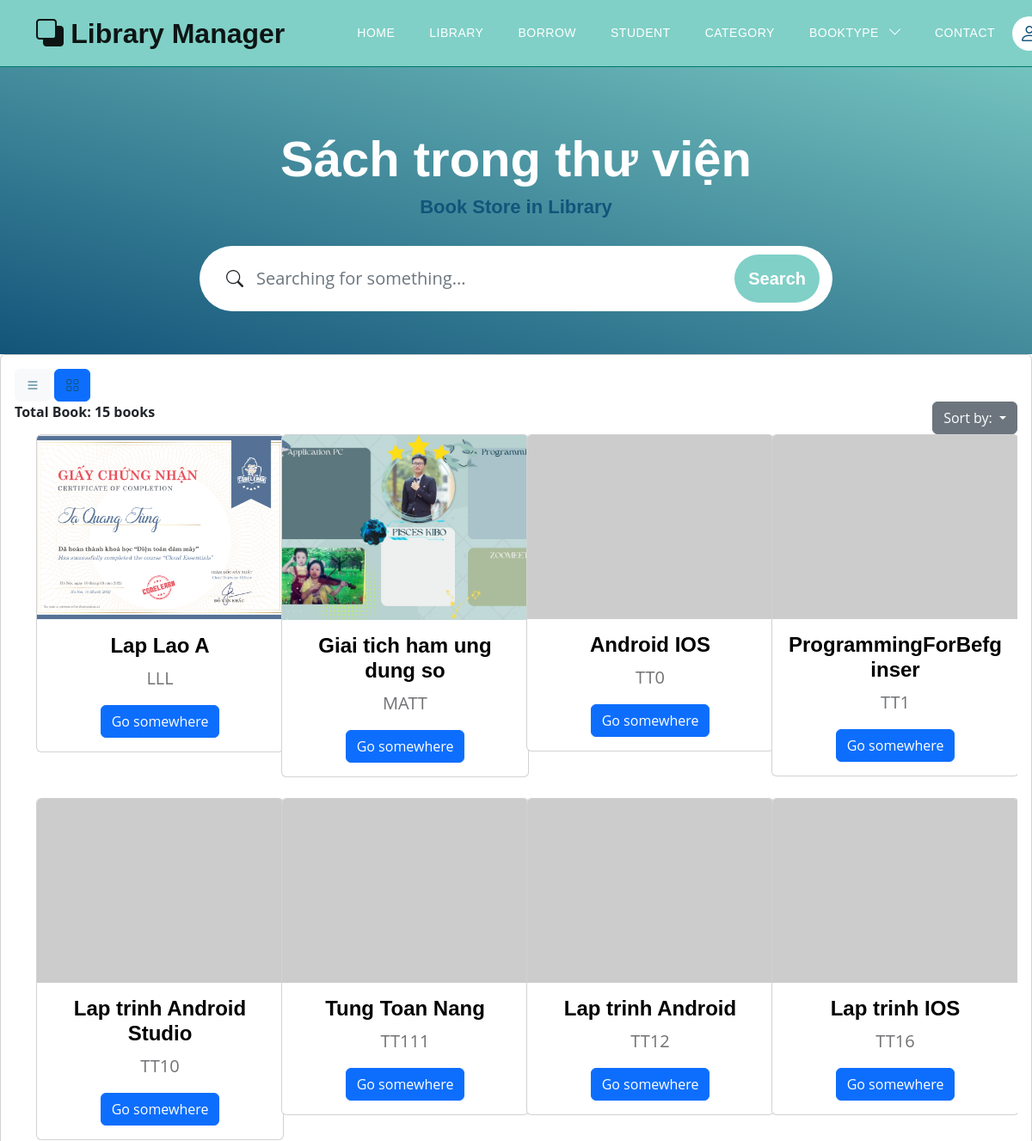
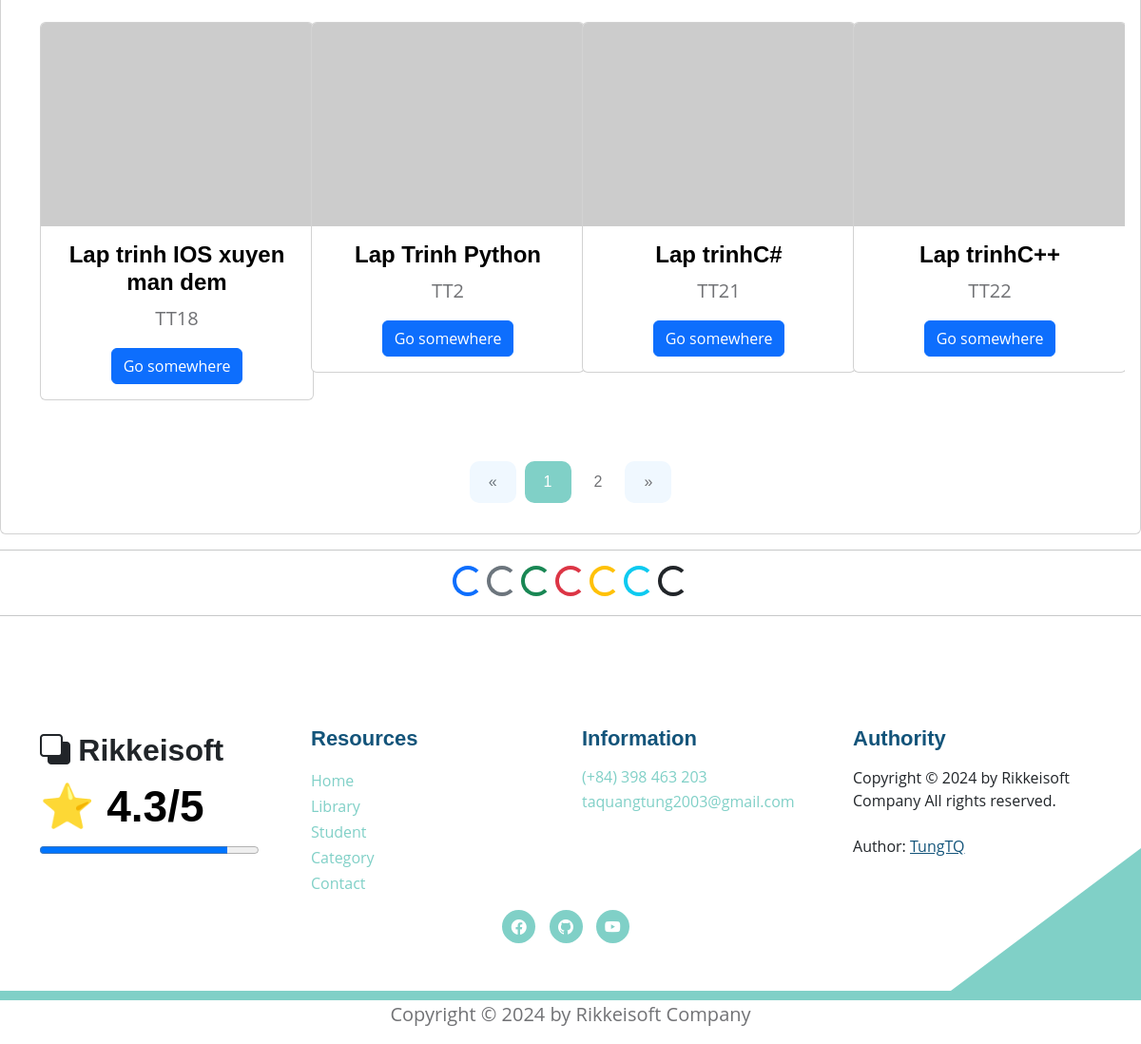
/books?bookview=1, run on the app's committed database (2 pictures, top to bottom).
### models.py (models this page shows)
class Book(Base):
    __tablename__ = 'books'
    username_id = Column(String(30), ForeignKey('users.username'), nullable=False)
    id_book = Column(String(30), primary_key=True, unique=True, index=True)         # Số thứ tự sách
    title = Column(String(100), index=True)      # Tiêu đề sách
    author = Column(String(100), index=True)     # Tác giả
    year = Column(Integer)                  # Năm xuất bản
    quantity_amount = Column(Integer, index=True, default=0)
    category_id = Column(String(10), ForeignKey('category.category_id'), nullable=False)
    insert_at = Column(DateTime, index=True)
    insert_id = Column(String(30), index=True)
    update_at = Column(DateTime,index=True)
    update_id = Column(String(30), index=True)
    delete_at = Column(DateTime,index=True)
    delete_id = Column(String(30), index=True)
    delete_flag = Column(Integer, index=True)
    image_book = Column(String(100), index=True, nullable=True)         # Đường dẫn tới ảnh của sách
    pdf_book = Column(String(100), index=True, nullable=True)           # Đường dẫn tới file PDF của sách
    user = relationship("User", back_populates="books")
    category = relationship("Category", back_populates="category_books")
    borrows = relationship("BorrowBook", back_populates="book_borrow")
    borrowfinal = relationship("BorrowBookFinal", back_populates="book_borrow_final")
    comments = relationship("CommentBook", back_populates="book")

### routers/book.py (the view)
@router.get('/books', response_class=HTMLResponse)
async def read_all_books(request: Request, bookview: int, page: int = Query(1, gt=0), page_size: int = Query(10, gt=0), page_size2: int = Query(12, gt = 0), db: Session = Depends(models.get_db)):
    mean_star = function.get_mean_star(db)
    all_category2 = db.query(models.Category).filter(models.Category.delete_flag != 1).all()
    if bookview == 0:
        offset = (page - 1) * page_size
        books = db.query(models.Book).filter(models.Book.delete_flag == 0).order_by(models.Book.id_book).offset(offset).limit(page_size).all()
        total_books = db.query(models.Book).filter(models.Book.delete_flag == 0).count()
        total_pages = (total_books + page_size - 1) // page_size  # Tính toán tổng số trang
        return templates.TemplateResponse("books/library.html", {
            "request": request,
            "books": books,
            "total_books": total_books,
            "page": page,
            "total_pages": total_pages,
            "mean_star": mean_star,
            "bookview": bookview,
            "all_category2": all_category2
        })
    else:
        offset = (page - 1) * page_size2
        books = db.query(models.Book).filter(models.Book.delete_flag == 0).order_by(models.Book.id_book).offset(offset).limit(page_size2).all()
        total_books = db.query(models.Book).filter(models.Book.delete_flag == 0).count()
        total_pages = (total_books + page_size2 - 1) // page_size2  # Tính toán tổng số trang
        return templates.TemplateResponse("books/library_view.html", {
            "request": request,
            "books": books,
            "total_books": total_books,
            "page": page,
            "total_pages": total_pages,
            "mean_star": mean_star,
            "bookview": bookview,
            "all_category2": all_category2
        })

### templates/books/library_view.html (shortened to what this page needs)
{% extends "base.html" %}
{% block content %}
<section class="hero-section d-flex justify-content-center align-items-center" id="section_1"
    style="padding-bottom: 50px;">
    <div class="container">
        <div class="row">
            <div class="col-lg-8 col-12 mx-auto">
                <h1 class="text-white text-center"> Sách trong thư viện </h1>
                <h6 class="text-center"> Book Store in Library </h6>
                <form method="get" action="/books/search_book?bookview={{bookview}}"
                    class="custom-form mt-4 pt-2 mb-lg-0 mb-5" role="search">
                    <div class="input-group input-group-lg">
                        <span class="input-group-text bi-search" id="basic-addon1"></span>
                        <input name="searching" type="search" class="form-control" id="searching"
                            placeholder="Searching for something..." aria-label="Search Anywhere">
                        <button type="submit" class="btn btn-primary">Search</button>
                    </div>
                </form>
            </div>
        </div>
    </div>
</section>
<div class="card card-table comman-shadow">
    <div class="card-body">
        <div class="table-responsive">
            <div id="DataTables_Table_0_wrapper" class="dataTables_wrapper no-footer">
                <div class="row">
                    <div class="container">
                        <div class="button-container">
                            <button class="btn btn-light button">
                                <a href="/books?bookview=0">
                                    <i class="bi bi-list"></i>
                                </a>
                            </button>
                            <button class="btn btn-primary button">
                                <a href="/books?bookview=1">
                                    <i class="bi bi-grid"></i>
                                </a>
                            </button>
                        </div>
                    </div>
                    <div class="col-md-6">
                        <div class="dataTables_length" id="DataTables_Table_0_length">
                            <label> <b> Total Book: {{total_books}} books </b>
                            </label>
                        </div>
                    </div>
                    <div class="col-md-6 text-md-end">
                        <div class="dropdown">
                            <button class="btn btn-secondary dropdown-toggle" type="button" data-bs-toggle="dropdown"
                                aria-expanded="false">
                                Sort by:
                            </button>
                        </div>
                    </div>
                </div>
                <div class="container text-center bg-body-secondary">
                    <div class="row">
                        {% for book in books %}
                        <div class="col-md-6 col-lg-4 col-xl-3 mb-4">
                            <div class="card" style="width: 18rem;">
                                 {% if book and book.image_book%}
                                <img src="static/media/{{book.image_book}}" class="card-img-top"
                                    alt="https://placehold.co/200x150"
                                    style="width: 286px; height: 215px; object-fit: cover;
                                    transition: transform 0.3s ease-in-out, filter 0.3s ease-in-out;"
                                    onmouseover="this.style.transform='scale(1.1)'; this.style.filter='brightness(80%)';"
                                    onmouseout="this.style.transform='scale(1)'; this.style.filter='brightness(100%)';">
                                {% else %}
                                    <img src="https://placehold.co/200x150" class="card-img-top"
                                    alt="https://placehold.co/200x150"
                                    style="transition: transform 0.3s ease-in-out, filter 0.3s ease-in-out;"
                                    onmouseover="this.style.transform='scale(1.1)'; this.style.filter='brightness(80%)';"
                                    onmouseout="this.style.transform='scale(1)'; this.style.filter='brightness(100%)';">
                                {% endif %}
                                <div class="card-body">
                                    <h5 class="card-title"> {{book.title}} </h5>
                                    <p class="card-text"> {{book.id_book}} </p>
                                    {% if request.cookies.get('token') %}
                                    <div class="btn-group mt-auto" role="group" aria-label="Button Click">
                                        <a href="/books/detail_book?choice_book={{book.id_book}}" class="btn btn-primary"> Show Book </a>
                                        <a href="/books/edit_book?id={{ book.id_book }}" class="btn btn-warning"> Edit
                                            Book </a>
                                    </div>
                                    {% else %}
                                    <a href="/books/detail_book?choice_book={{book.id_book}}" class="btn btn-primary">Go somewhere</a>
                                    {% endif %}
                                </div>
                            </div>
                        </div>
                        {% endfor %}
                    </div>
                </div>
                <div style="text-align: center;">
                    <nav aria-label="Page navigation example" style="display: inline-block;">
                        <ul class="pagination">
                            <li class="page-item {% if page == 1 %}disabled{% endif %}">
                                <a class="page-link" href="/books?bookview=1&page={{ page - 1 }}" aria-label="Previous">
                                    <span aria-hidden="true">&laquo;</span>
                                </a>
                            </li>
                            {% for num in range(1, total_pages + 1) %}
                            <li class="page-item {% if num == page %}active{% endif %}">
                                <a class="page-link" href="/books?bookview=1&page={{ num }}">{{ num }}</a>
                            </li>
                            {% endfor %}
                            <li class="page-item {% if page == total_pages %}disabled{% endif %}">
                                <a class="page-link" href="/books?bookview=1&page={{ page + 1 }}" aria-label="Next">
                                    <span aria-hidden="true">&raquo;</span>
                                </a>
                            </li>
                        </ul>
                    </nav>
                </div>
            </div>
        </div>
    </div>
</div>
<hr>
<div style="text-align: center;">
    <div class="spinner-border text-primary" role="status">
    </div>
    <div class="spinner-border text-secondary" role="status">
    </div>
    <div class="spinner-border text-success" role="status">
    </div>
    <div class="spinner-border text-danger" role="status">
    </div>
    <div class="spinner-border text-warning" role="status">
    </div>
    <div class="spinner-border text-info" role="status">
    </div>
    <div class="spinner-border text-dark" role="status">
    </div>
</div>
<hr>
{% endblock content %}

### static/css/templatemo-topic-listing.css (style rules this page uses)
:root { --white-color: #ffffff; --primary-color: #13547a; --secondary-color: #80d0c7; --section-bg-color: #f0f8ff; --custom-btn-bg-color: #80d0c7; --custom-btn-bg-hover-color: #13547a; --dark-color: #000000; --p-color: #717275; --border-color: #7fffd4; --link-hover-color: #13547a; --body-font-family: 'Open Sans', sans-serif; --title-font-family: 'Montserrat', sans-serif; --h1-font-size: 58px; --h2-font-size: 46px; --h3-font-size: 32px; --h4-font-size: 28px; --h5-font-size: 24px; --h6-font-size: 22px; --p-font-size: 20px; --menu-font-size: 14px; --btn-font-size: 18px; --copyright-font-size: 16px; --border-radius-large: 100px; --border-radius-medium: 20px; --border-radius-small: 10px; --font-weight-normal: 400; --font-weight-medium: 500; --font-weight-semibold: 600; --font-weight-bold: 700; }
body { background-color: var(--white-color); font-family: var(--body-font-family); }
h2, h3, h4, h5, h6 { color: var(--dark-color); }
h1, h2, h3, h4, h5, h6 { font-family: var(--title-font-family); font-weight: var(--font-weight-semibold); }
h1 { font-size: var(--h1-font-size); font-weight: var(--font-weight-bold); }
h5 { font-size: var(--h5-font-size); }
h6 { color: var(--primary-color); font-size: var(--h6-font-size); }
p { color: var(--p-color); font-size: var(--p-font-size); font-weight: var(--font-weight-normal); }
ul li { color: var(--p-color); font-size: var(--p-font-size); font-weight: var(--font-weight-normal); }
a, button { touch-action: manipulation; transition: all 0.3s; }
a { display: inline-block; color: var(--primary-color); text-decoration: none; }
b, strong { font-weight: var(--font-weight-bold); }
.hero-section { background-image: linear-gradient(15deg, #13547a 0%, #80d0c7 100%); position: relative; overflow: hidden; padding-top: 150px; padding-bottom: 150px; }
.hero-section .input-group { background-color: var(--white-color); border-radius: var(--border-radius-large); padding: 10px 15px; }
.hero-section .input-group-text { background-color: transparent; border: 0; }
.hero-section input[type="search"] { border: 0; box-shadow: none; margin-bottom: 0; padding-left: 0; }
.hero-section button[type="submit"] { background-color: var(--primary-color); border: 0; border-radius: var(--border-radius-large) !important; color: var(--white-color); max-width: 150px; }
.pagination { margin-top: 40px; }
.page-link { border: 0; border-radius: var(--border-radius-small); color: var(--p-color); font-family: var(--title-font-family); margin: 0 5px; padding: 10px 20px; }
.page-item:first-child .page-link { margin-right: 10px; }
.page-item:first-child .page-link, .page-item:last-child .page-link { background-color: var(--section-bg-color); border-radius: var(--border-radius-small); }
.active>.page-link, .page-link.active { background-color: var(--secondary-color); border-color: var(--secondary-color); }
.custom-form .form-control { border-radius: var(--border-radius-large); color: var(--p-color); margin-bottom: 24px; padding-top: 13px; padding-bottom: 13px; padding-left: 20px; outline: none; }
.custom-form button[type="submit"] { background: var(--custom-btn-bg-color); border: none; border-radius: var(--border-radius-large); color: var(--white-color); font-family: var(--title-font-family); font-size: var(--p-font-size); font-weight: var(--font-weight-semibold); transition: all 0.3s; margin-bottom: 0; }

### data on the page
Book: image_book (picture), title "Lap Lao A", id_book "LLL"
Book: image_book (picture), title "Giai tich ham ung dung so", id_book "MATT"
Book: title "Android IOS", id_book "TT0"
Book: title "ProgrammingForBefginser", id_book "TT1"
Book: title "Lap trinh Android Studio", id_book "TT10"
Book: title "Tung Toan Nang", id_book "TT111"
Book: title "Lap trinh Android", id_book "TT12"
Book: title "Lap trinh IOS", id_book "TT16"
Book: title "Lap trinh IOS xuyen man dem", id_book "TT18"
Book: title "Lap Trinh Python", id_book "TT2"
Book: title "Lap trinhC#", id_book "TT21"
Book: title "Lap trinhC++", id_book "TT22"

### other printed values
{{ total_books }} "15"
{{ num }} "1" "2"
{{ mean_star }} "4.3"
